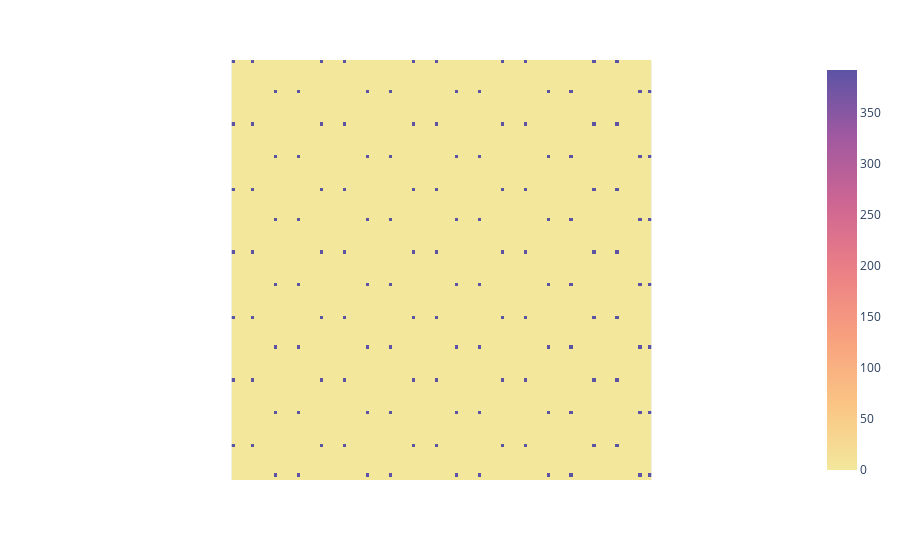

Source (notebook cell):
### Code cell
fig = px.imshow(abs(v), color_continuous_scale='sunset')

fig.update_layout(coloraxis_showscale=True)
fig.update_xaxes(showticklabels=False)
fig.update_yaxes(showticklabels=False)
fig.show()

### Figure 1 — Plotly figure (JSON) as saved in the notebook; plotly's stock layout.template omitted (floating-point values rounded to 4 significant figures; data arrays with more than 128 entries replaced by an {"elided": "..."} marker saying what was removed)
{"data": [{"coloraxis": "coloraxis", "hovertemplate": "x: %{x}<br>y: %{y}<br>color: %{z}<extra></extra>", "type": "heatmap", "z": {"elided": "128x128 float values"}}], "layout": {"coloraxis": {"colorscale": [[0, "rgb(243, 231, 155)"], [0.1667, "rgb(250, 196, 132)"], [0.3333, "rgb(248, 160, 126)"], [0.5, "rgb(235, 127, 134)"], [0.6667, "rgb(206, 102, 147)"], [0.8333, "rgb(160, 89, 160)"], [1, "rgb(92, 83, 165)"]], "showscale": true}, "margin": {"t": 60}, "xaxis": {"constrain": "domain", "scaleanchor": "y", "showticklabels": false}, "yaxis": {"autorange": "reversed", "constrain": "domain", "showticklabels": false}}}
